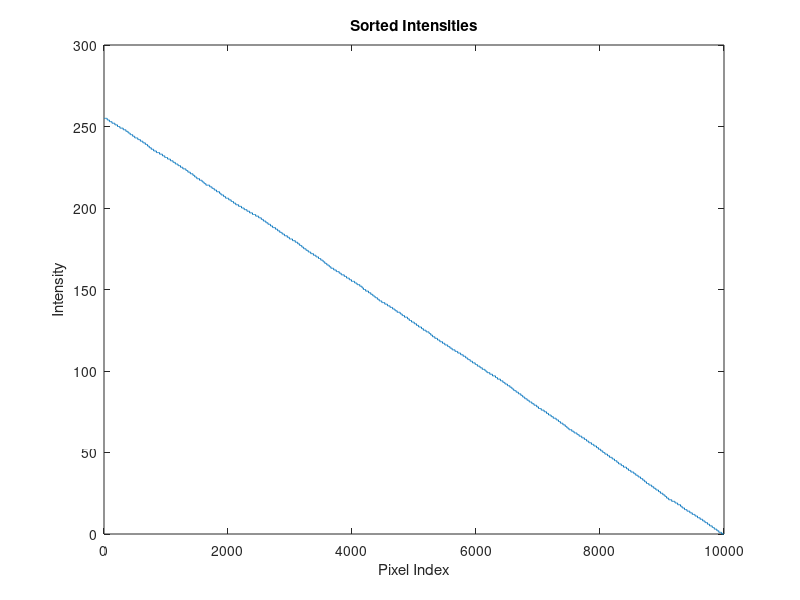
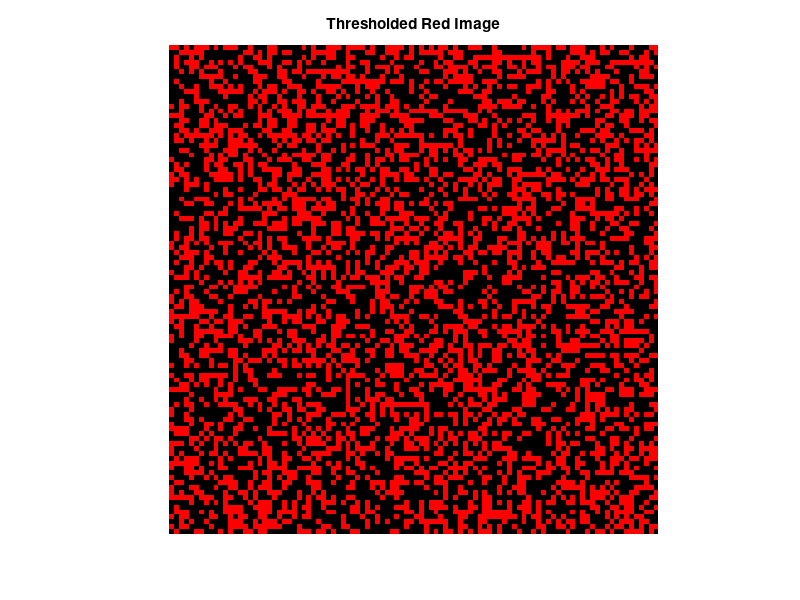
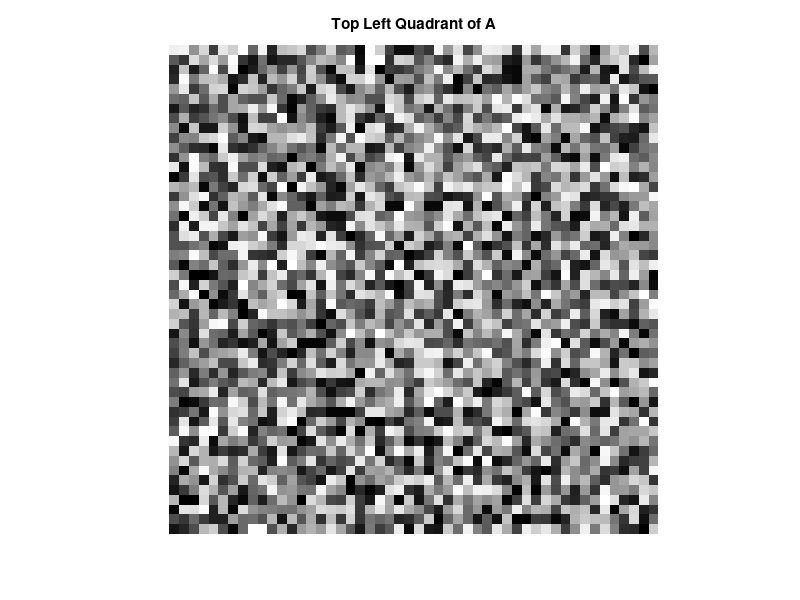
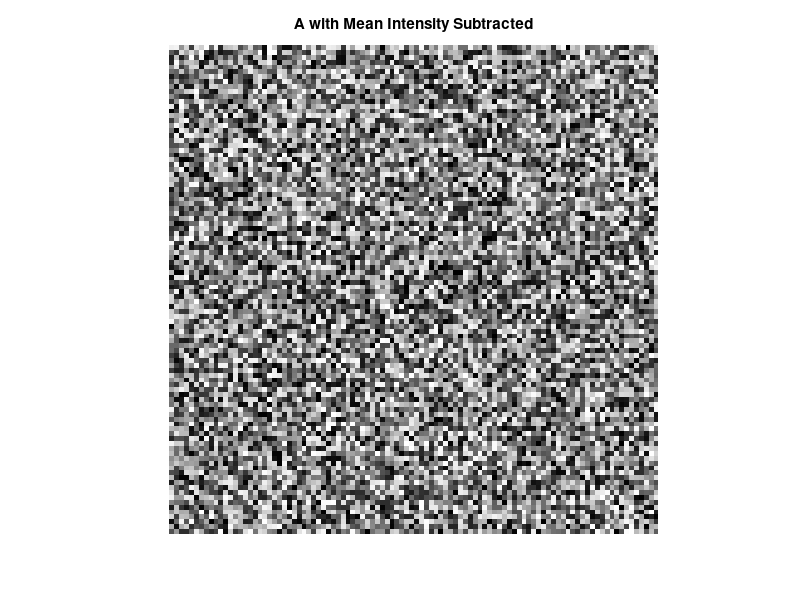

The MATLAB script that drew these images, in order:
A = randi([0, 255], 100, 100); 

sorted_values = sort(A(:), 'descend');
figure;
plot(sorted_values);
title('Sorted Intensities');
xlabel('Pixel Index');
ylabel('Intensity');


t = 150; 
RGB = zeros(100, 100, 3, 'uint8'); 
RGB(:,:,1) = uint8(A > t) * 255; 
figure;
imshow(RGB);
title('Thresholded Red Image');

X = A(1:50, 1:50);
figure;
imshow(X, []);
title('Top Left Quadrant of A');

A_mean = mean(A(:));
A_adjusted = A - A_mean;
figure;
imshow(A_adjusted, []);
title('A with Mean Intensity Subtracted');

y = 1:12;
z = reshape(y, [4,3]);
disp('Reshaped Matrix z:');
disp(z);

v = [1 8 8 2 1 3 9 8];
x = sum(v == 8);
disp(['Number of 8s in v: ', num2str(x)]);
